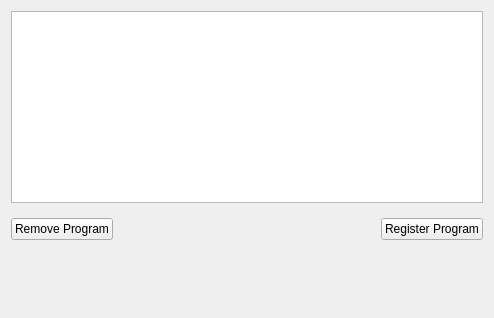
<?xml version="1.0" encoding="UTF-8"?>
<ui version="4.0">
 <class>settings</class>
 <widget class="QWidget" name="settings">
  <property name="geometry">
   <rect>
    <x>0</x>
    <y>0</y>
    <width>494</width>
    <height>318</height>
   </rect>
  </property>
  <property name="windowTitle">
   <string>Form</string>
  </property>
  <layout class="QVBoxLayout" name="verticalLayout">
   <item>
    <widget class="QListWidget" name="programs_list"/>
   </item>
   <item>
    <layout class="QHBoxLayout" name="horizontalLayout">
     <property name="topMargin">
      <number>9</number>
     </property>
     <item>
      <widget class="QPushButton" name="remove_program_button">
       <property name="text">
        <string>Remove Program</string>
       </property>
      </widget>
     </item>
     <item>
      <spacer name="horizontalSpacer">
       <property name="orientation">
        <enum>Qt::Horizontal</enum>
       </property>
       <property name="sizeHint" stdset="0">
        <size>
         <width>40</width>
         <height>20</height>
        </size>
       </property>
      </spacer>
     </item>
     <item>
      <widget class="QPushButton" name="register_program_button">
       <property name="text">
        <string>Register Program</string>
       </property>
      </widget>
     </item>
    </layout>
   </item>
   <item>
    <spacer name="verticalSpacer">
     <property name="orientation">
      <enum>Qt::Vertical</enum>
     </property>
     <property name="sizeHint" stdset="0">
      <size>
       <width>20</width>
       <height>40</height>
      </size>
     </property>
    </spacer>
   </item>
  </layout>
 </widget>
 <resources/>
 <connections/>
</ui>
